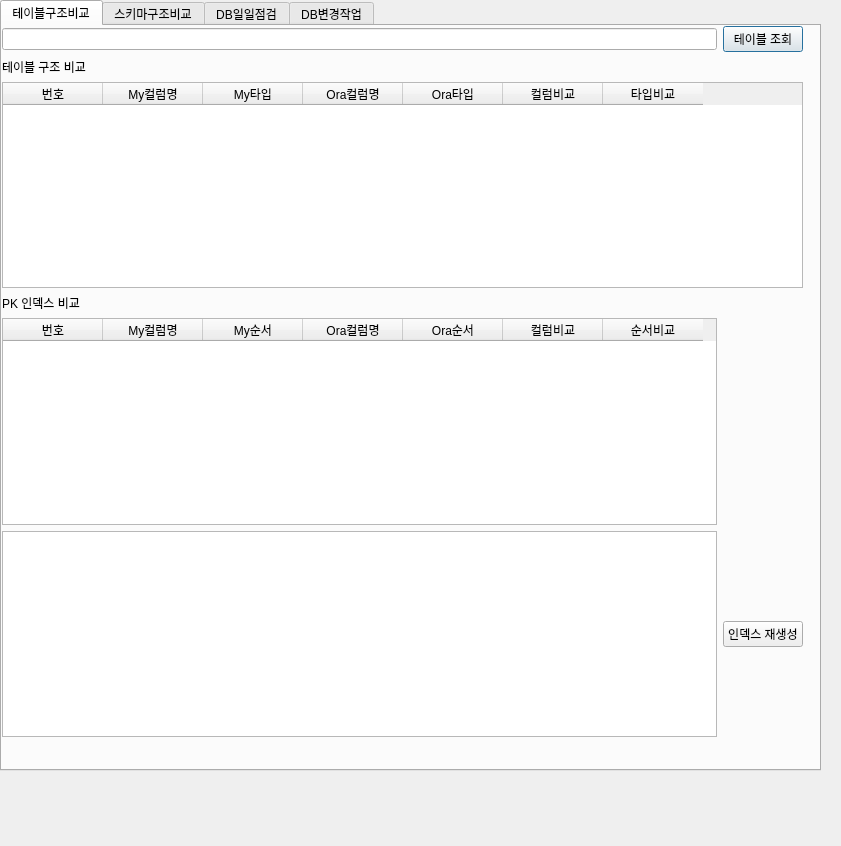
<?xml version="1.0" encoding="UTF-8"?>
<ui version="4.0">
 <class>Dialog</class>
 <widget class="QDialog" name="Dialog">
  <property name="geometry">
   <rect>
    <x>0</x>
    <y>0</y>
    <width>841</width>
    <height>846</height>
   </rect>
  </property>
  <property name="windowTitle">
   <string>Dialog</string>
  </property>
  <widget class="QTabWidget" name="tabWidget">
   <property name="geometry">
    <rect>
     <x>0</x>
     <y>0</y>
     <width>821</width>
     <height>771</height>
    </rect>
   </property>
   <property name="currentIndex">
    <number>0</number>
   </property>
   <widget class="QWidget" name="tab_1">
    <attribute name="title">
     <string>테이블구조비교</string>
    </attribute>
    <widget class="QWidget" name="layoutWidget">
     <property name="geometry">
      <rect>
       <x>0</x>
       <y>0</y>
       <width>801</width>
       <height>711</height>
      </rect>
     </property>
     <layout class="QGridLayout" name="gridLayout">
      <item row="3" column="0" colspan="2">
       <widget class="QTableWidget" name="tblwTabCmp">
        <property name="columnCount">
         <number>7</number>
        </property>
        <column>
         <property name="text">
          <string>번호</string>
         </property>
        </column>
        <column>
         <property name="text">
          <string>My컬럼명</string>
         </property>
        </column>
        <column>
         <property name="text">
          <string>My타입</string>
         </property>
        </column>
        <column>
         <property name="text">
          <string>Ora컬럼명</string>
         </property>
        </column>
        <column>
         <property name="text">
          <string>Ora타입</string>
         </property>
        </column>
        <column>
         <property name="text">
          <string>컬럼비교</string>
         </property>
        </column>
        <column>
         <property name="text">
          <string>타입비교</string>
         </property>
        </column>
       </widget>
      </item>
      <item row="2" column="0">
       <widget class="QLabel" name="label">
        <property name="text">
         <string>테이블 구조 비교</string>
        </property>
       </widget>
      </item>
      <item row="1" column="0">
       <widget class="QLineEdit" name="leTabName">
        <property name="text">
         <string/>
        </property>
       </widget>
      </item>
      <item row="1" column="1">
       <widget class="QPushButton" name="pb_searchTab">
        <property name="text">
         <string>테이블 조회</string>
        </property>
       </widget>
      </item>
      <item row="5" column="0">
       <widget class="QTableWidget" name="tblwIndCmp">
        <column>
         <property name="text">
          <string>번호</string>
         </property>
        </column>
        <column>
         <property name="text">
          <string>My컬럼명</string>
         </property>
        </column>
        <column>
         <property name="text">
          <string>My순서</string>
         </property>
        </column>
        <column>
         <property name="text">
          <string>Ora컬럼명</string>
         </property>
        </column>
        <column>
         <property name="text">
          <string>Ora순서</string>
         </property>
        </column>
        <column>
         <property name="text">
          <string>컬럼비교</string>
         </property>
        </column>
        <column>
         <property name="text">
          <string>순서비교</string>
         </property>
        </column>
       </widget>
      </item>
      <item row="4" column="0">
       <widget class="QLabel" name="label_2">
        <property name="text">
         <string>PK 인덱스 비교</string>
        </property>
       </widget>
      </item>
      <item row="6" column="0">
       <widget class="QTextEdit" name="teIndScript"/>
      </item>
      <item row="6" column="1">
       <widget class="QPushButton" name="pb_CreInd">
        <property name="text">
         <string>인덱스 재생성</string>
        </property>
       </widget>
      </item>
     </layout>
    </widget>
   </widget>
   <widget class="QWidget" name="tab_2">
    <attribute name="title">
     <string>스키마구조비교</string>
    </attribute>
    <widget class="QWidget" name="gridLayoutWidget">
     <property name="geometry">
      <rect>
       <x>-1</x>
       <y>229</y>
       <width>821</width>
       <height>521</height>
      </rect>
     </property>
     <layout class="QGridLayout" name="gridLayout_2">
      <property name="sizeConstraint">
       <enum>QLayout::SetNoConstraint</enum>
      </property>
      <item row="1" column="0">
       <widget class="QTableWidget" name="tblchmdiff">
        <column>
         <property name="text">
          <string>테이블명</string>
         </property>
        </column>
        <column>
         <property name="text">
          <string>컬럼명</string>
         </property>
        </column>
        <column>
         <property name="text">
          <string>컬럼순서</string>
         </property>
         <property name="textAlignment">
          <set>AlignTrailing|AlignVCenter</set>
         </property>
        </column>
        <column>
         <property name="text">
          <string>개발컬럼순서</string>
         </property>
         <property name="textAlignment">
          <set>AlignTrailing|AlignVCenter</set>
         </property>
        </column>
        <column>
         <property name="text">
          <string>개발컬럼타입</string>
         </property>
        </column>
        <column>
         <property name="text">
          <string>개발_NN</string>
         </property>
        </column>
        <column>
         <property name="text">
          <string>개발기본값</string>
         </property>
        </column>
        <column>
         <property name="text">
          <string>QA컬럼순서</string>
         </property>
         <property name="textAlignment">
          <set>AlignTrailing|AlignVCenter</set>
         </property>
        </column>
        <column>
         <property name="text">
          <string>QA컬럼타입</string>
         </property>
        </column>
        <column>
         <property name="text">
          <string>QA_NN</string>
         </property>
        </column>
        <column>
         <property name="text">
          <string>QA기본값</string>
         </property>
        </column>
        <column>
         <property name="text">
          <string>운영컬럼순서</string>
         </property>
         <property name="textAlignment">
          <set>AlignTrailing|AlignVCenter</set>
         </property>
        </column>
        <column>
         <property name="text">
          <string>운영컬럼타입</string>
         </property>
        </column>
        <column>
         <property name="text">
          <string>운영NN</string>
         </property>
        </column>
        <column>
         <property name="text">
          <string>운영기본값</string>
         </property>
        </column>
       </widget>
      </item>
     </layout>
    </widget>
    <widget class="QGroupBox" name="groupBox">
     <property name="geometry">
      <rect>
       <x>0</x>
       <y>0</y>
       <width>211</width>
       <height>71</height>
      </rect>
     </property>
     <property name="title">
      <string>접속정보</string>
     </property>
     <widget class="QRadioButton" name="rb_rdw">
      <property name="geometry">
       <rect>
        <x>20</x>
        <y>20</y>
        <width>51</width>
        <height>16</height>
       </rect>
      </property>
      <property name="text">
       <string>RDW</string>
      </property>
      <property name="checked">
       <bool>true</bool>
      </property>
     </widget>
     <widget class="QRadioButton" name="rb_adw">
      <property name="geometry">
       <rect>
        <x>80</x>
        <y>20</y>
        <width>61</width>
        <height>16</height>
       </rect>
      </property>
      <property name="text">
       <string>ADW</string>
      </property>
     </widget>
    </widget>
    <widget class="QPushButton" name="pb_scm_diff">
     <property name="geometry">
      <rect>
       <x>210</x>
       <y>0</y>
       <width>81</width>
       <height>71</height>
      </rect>
     </property>
     <property name="text">
      <string>스키마 비교</string>
     </property>
    </widget>
   </widget>
   <widget class="QWidget" name="tab_3">
    <attribute name="title">
     <string>DB일일점검</string>
    </attribute>
    <widget class="QPushButton" name="pb_dailycheck">
     <property name="geometry">
      <rect>
       <x>5</x>
       <y>7</y>
       <width>101</width>
       <height>41</height>
      </rect>
     </property>
     <property name="text">
      <string>일일점검 수행</string>
     </property>
    </widget>
    <widget class="QTextEdit" name="teExecLog">
     <property name="geometry">
      <rect>
       <x>0</x>
       <y>60</y>
       <width>811</width>
       <height>681</height>
      </rect>
     </property>
    </widget>
    <widget class="QCheckBox" name="cb_rdw_adw">
     <property name="geometry">
      <rect>
       <x>130</x>
       <y>10</y>
       <width>81</width>
       <height>16</height>
      </rect>
     </property>
     <property name="text">
      <string>RDW,ADW</string>
     </property>
     <property name="checked">
      <bool>true</bool>
     </property>
    </widget>
    <widget class="QCheckBox" name="cb_sol">
     <property name="geometry">
      <rect>
       <x>130</x>
       <y>30</y>
       <width>81</width>
       <height>16</height>
      </rect>
     </property>
     <property name="text">
      <string>솔루션</string>
     </property>
     <property name="checked">
      <bool>true</bool>
     </property>
    </widget>
    <widget class="QCheckBox" name="cb_prod">
     <property name="geometry">
      <rect>
       <x>220</x>
       <y>10</y>
       <width>81</width>
       <height>16</height>
      </rect>
     </property>
     <property name="text">
      <string>운영</string>
     </property>
     <property name="checked">
      <bool>true</bool>
     </property>
    </widget>
    <widget class="QCheckBox" name="cb_qadev">
     <property name="geometry">
      <rect>
       <x>220</x>
       <y>30</y>
       <width>81</width>
       <height>16</height>
      </rect>
     </property>
     <property name="text">
      <string>QA,개발</string>
     </property>
     <property name="checked">
      <bool>true</bool>
     </property>
    </widget>
   </widget>
   <widget class="QWidget" name="tab">
    <attribute name="title">
     <string>DB변경작업</string>
    </attribute>
    <widget class="QTextEdit" name="teIndScript_2">
     <property name="geometry">
      <rect>
       <x>0</x>
       <y>110</y>
       <width>821</width>
       <height>251</height>
      </rect>
     </property>
    </widget>
    <widget class="QTextEdit" name="teIndScript_3">
     <property name="geometry">
      <rect>
       <x>0</x>
       <y>400</y>
       <width>811</width>
       <height>251</height>
      </rect>
     </property>
    </widget>
    <widget class="QGroupBox" name="groupBox_2">
     <property name="geometry">
      <rect>
       <x>10</x>
       <y>10</y>
       <width>411</width>
       <height>71</height>
      </rect>
     </property>
     <property name="title">
      <string>반영범위</string>
     </property>
     <widget class="QRadioButton" name="rb_rdw_db">
      <property name="geometry">
       <rect>
        <x>20</x>
        <y>20</y>
        <width>51</width>
        <height>16</height>
       </rect>
      </property>
      <property name="text">
       <string>RDW</string>
      </property>
      <property name="checked">
       <bool>true</bool>
      </property>
     </widget>
     <widget class="QRadioButton" name="rb_adw_db">
      <property name="geometry">
       <rect>
        <x>200</x>
        <y>20</y>
        <width>61</width>
        <height>16</height>
       </rect>
      </property>
      <property name="text">
       <string>ADW</string>
      </property>
     </widget>
     <widget class="QCheckBox" name="cb_rdw_dev">
      <property name="geometry">
       <rect>
        <x>10</x>
        <y>40</y>
        <width>51</width>
        <height>16</height>
       </rect>
      </property>
      <property name="text">
       <string>개발</string>
      </property>
      <property name="checked">
       <bool>true</bool>
      </property>
     </widget>
     <widget class="QCheckBox" name="cb_rdw_qa">
      <property name="geometry">
       <rect>
        <x>60</x>
        <y>40</y>
        <width>51</width>
        <height>16</height>
       </rect>
      </property>
      <property name="text">
       <string>QA</string>
      </property>
      <property name="checked">
       <bool>true</bool>
      </property>
     </widget>
     <widget class="QCheckBox" name="cb_rdw_prod">
      <property name="geometry">
       <rect>
        <x>110</x>
        <y>40</y>
        <width>51</width>
        <height>16</height>
       </rect>
      </property>
      <property name="text">
       <string>운영</string>
      </property>
      <property name="checked">
       <bool>true</bool>
      </property>
     </widget>
     <widget class="QCheckBox" name="cb_adw_dev">
      <property name="geometry">
       <rect>
        <x>200</x>
        <y>40</y>
        <width>51</width>
        <height>16</height>
       </rect>
      </property>
      <property name="text">
       <string>개발</string>
      </property>
      <property name="checked">
       <bool>true</bool>
      </property>
     </widget>
     <widget class="QCheckBox" name="cb_adw_qa">
      <property name="geometry">
       <rect>
        <x>250</x>
        <y>40</y>
        <width>51</width>
        <height>16</height>
       </rect>
      </property>
      <property name="text">
       <string>QA</string>
      </property>
      <property name="checked">
       <bool>true</bool>
      </property>
     </widget>
     <widget class="QCheckBox" name="cb_adw_prod">
      <property name="geometry">
       <rect>
        <x>300</x>
        <y>40</y>
        <width>51</width>
        <height>16</height>
       </rect>
      </property>
      <property name="text">
       <string>운영</string>
      </property>
      <property name="checked">
       <bool>true</bool>
      </property>
     </widget>
    </widget>
    <widget class="QPushButton" name="pb_db_exec">
     <property name="geometry">
      <rect>
       <x>430</x>
       <y>20</y>
       <width>81</width>
       <height>61</height>
      </rect>
     </property>
     <property name="text">
      <string>DB 반영</string>
     </property>
    </widget>
    <widget class="QLabel" name="label_3">
     <property name="geometry">
      <rect>
       <x>10</x>
       <y>90</y>
       <width>709</width>
       <height>12</height>
      </rect>
     </property>
     <property name="text">
      <string>반영 SQL</string>
     </property>
    </widget>
    <widget class="QLabel" name="label_4">
     <property name="geometry">
      <rect>
       <x>10</x>
       <y>380</y>
       <width>709</width>
       <height>12</height>
      </rect>
     </property>
     <property name="text">
      <string>반영 결과</string>
     </property>
    </widget>
   </widget>
  </widget>
 </widget>
 <resources/>
 <connections/>
</ui>
